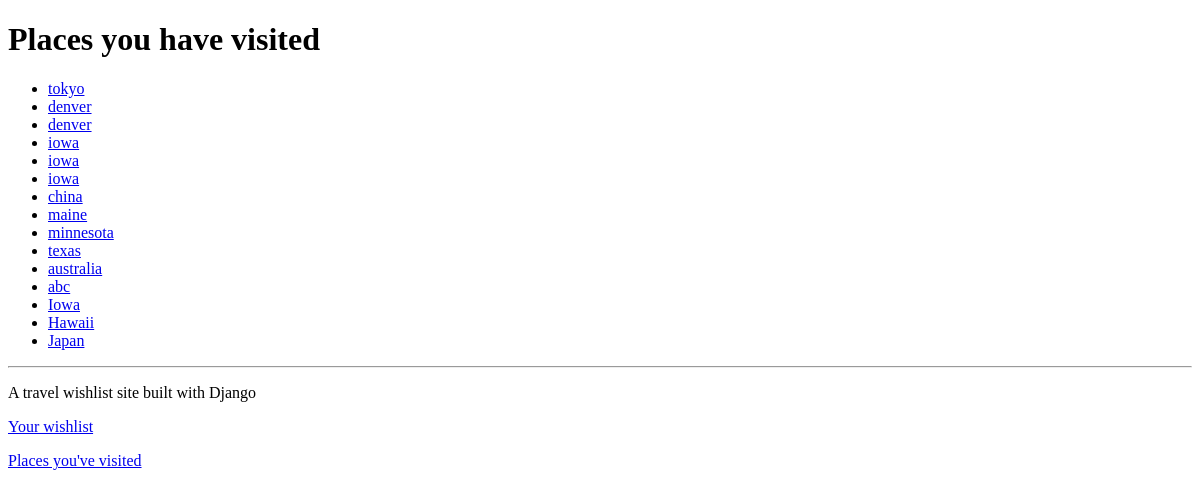
The page /visited on the database as committed earlier.
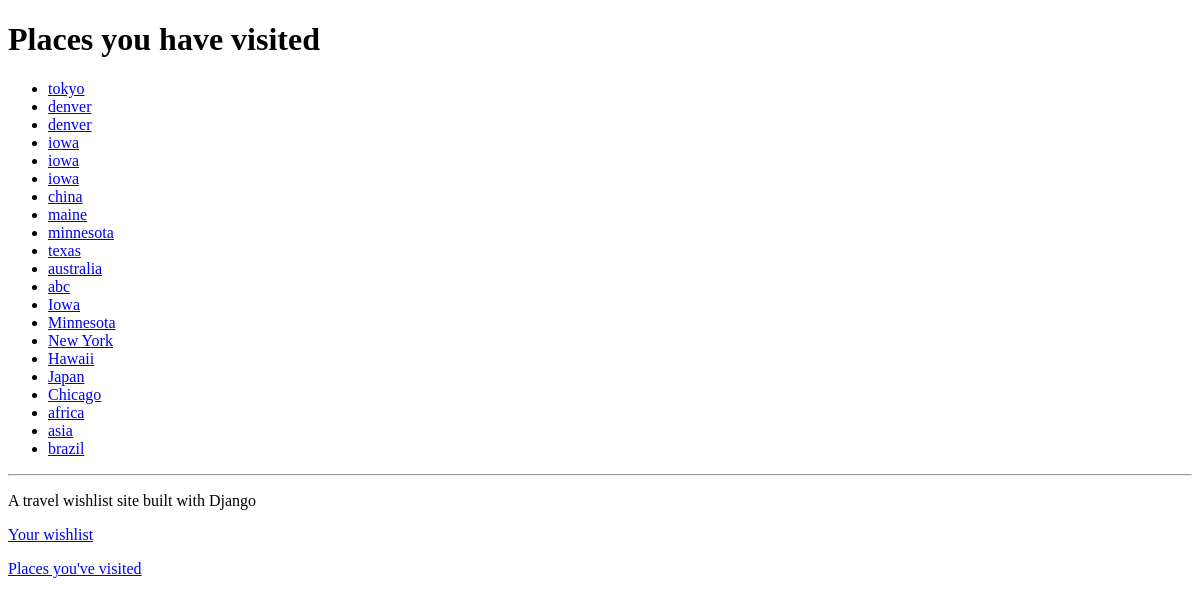
The same page on the database as committed later.
### travel_wishlist/models.py (models this page shows, shortened)
class Place(models.Model):
    name = models.CharField(max_length=200)
    visited = models.BooleanField(default=False)
    visited_date = models.DateTimeField(blank=True, null=True)
    note = models.TextField(blank=True, null=True)

### travel_wishlist/views.py (the view)
# urls.py: url(r'^visited$', views.places_visited, name='places_visited'),
def places_visited(request):
    visited = Place.objects.filter(visited=True)
    return render(request, 'travel_wishlist/visited.html', {'visited': visited})

### travel_wishlist/templates/travel_wishlist/visited.html (shortened to what this page needs)
{% extends 'travel_wishlist/base.html' %}
{% block content %}
<h1>Places you have visited</h1>
{% if visited %}
<ul>
  {% for place in visited %}
    <li><a href="{% url 'place' pk=place.pk %}">{{ place.name }}</a></li>
  {% endfor %}
</ul>
{% else %}
  <p>You have not visited any places yet.</p>
{% endif %}
{% endblock %}

### travel_wishlist/templates/travel_wishlist/base.html (shortened to what this page needs)
{% load staticfiles %}
<!DOCTYPE html>
<html>
<head>
  <link rel="stylesheet" href="https://unpkg.com/sakura.css/css/sakura.css" type="text/css">
  <link rel="stylesheet" href="{% static 'css/style.css' %}" type="text/css">
</head>
<body>
  {% block content %}
  {% endblock %}
  <hr>
  <p>A travel wishlist site built with Django</p>
  <p><a href="{% url 'place_list' %}">Your wishlist</a></p>
  <p><a href="{% url 'places_visited' %}">Places you've visited</a></p>
</body>
</html>

Rows that differ between the two databases and show on the page:
now on this page (row edited): Place: name "Minnesota"
now on this page (row edited): Place: name "New York"
added Place: name "Chicago"
added Place: name "africa"
added Place: name "asia"
added Place: name "brazil"
